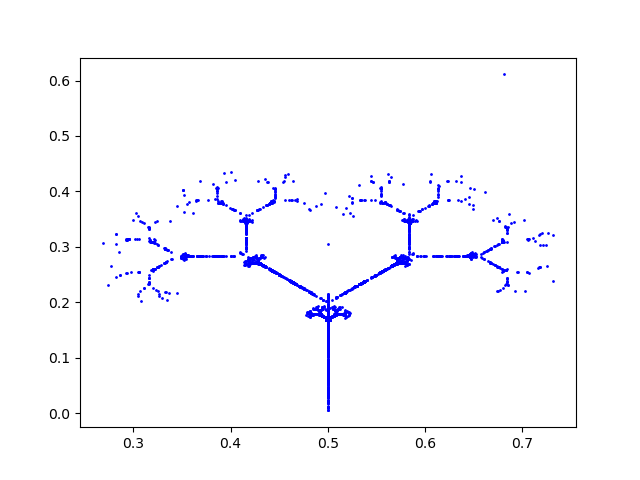

Write Python code to recreate this figure.
#! /usr/bin/env python3
#
def tree_chaos_test ( ):

#*****************************************************************************80
#
## tree_chaos_test() tests tree_chaos().
#
#  Licensing:
#
#    This code is distributed under the MIT license. 
#
#  Modified:
#
#    19 August 2025
#
#  Author:
#
#    John Burkardt
#
  import numpy as np
  import platform

  print ( '' )
  print ( 'tree_chaos_test():' )
  print ( '  python version: ' + platform.python_version ( ) )
  print ( '  numpy version:  ' + np.version.version )
  print ( '  tree_chaos() uses an iterated map to plot a tree.' )

  n = 5000
  print ( '  Apply the iteration map', n, 'times.' )
  tree_chaos ( n )
#
#  Terminate.
#
  print ( '' )
  print ( 'tree_chaos_test():' )
  print ( '  Normal end of execution.' )

  return

def tree_chaos ( n ):

#*****************************************************************************80
#
## tree_chaos() draws a tree using an iterated function system.
#
#  Licensing:
#
#    This code is distributed under the MIT license. 
#
#  Modified:
#
#    19 August 2025
#
#  Author:
#
#    John Burkardt.
#
#  Reference:
#
#    Scott Bailey, Theodore Kim, Robert Strichartz,
#    Inside the Levy dragon,
#    American Mathematical Monthly,
#    Volume 109, Number 8, October 2002, pages 689-703.
#
#    Michael Barnsley, Alan Sloan,
#    A Better Way to Compress Images,
#    Byte Magazine,
#    Volume 13, Number 1, January 1988, pages 215-224.
#
#    Michael Barnsley,
#    Fractals Everywhere,
#    Academic Press, 1988,
#    ISBN: 0120790696,
#    LC: QA614.86.B37.
#
#    Michael Barnsley, Lyman Hurd,
#    Fractal Image Compression,
#    Peters, 1993,
#    ISBN: 1568810008,
#    LC: TA1632.B353
#
#    Alexander Dewdney,
#    Mathematical Recreations,
#    Scientific American,
#    Volume 262, Number 5, May 1990, pages 126-129.
#
#    Bernt Wahl, Peter VanRoy, Michael Larsen, Eric Kampman,
#    Exploring Fractals on the Mac,
#    Addison Wesley, 1995,
#    ISBN: 0201626306,
#    LC: QA614.86.W34.
#
#  Input:
#
#    integer n: the number of iterations.
#
  import matplotlib.pyplot as plt
  import numpy as np

  plt.clf ( )
#
#  Define the linear maps.
#
  A0 = np.array ( [ \
    [  0.000,  0.000 ], \
    [  0.000,  0.500 ] ] )

  A1 = np.array ( [ \
    [  0.100,  0.000 ], \
    [  0.000,  0.100 ] ] )

  A2 = np.array ( [ \
    [  0.420, -0.420 ], \
    [  0.420,  0.420 ] ] )

  A3 = np.array ( [ \
    [  0.420,  0.420 ], \
    [ -0.420,  0.420 ] ] )
#
#  Define the translations.
#
  b0 = np.array ( [ 0.500,  0.000 ] )
  b1 = np.array ( [ 0.450,  0.150 ] )
  b2 = np.array ( [ 0.290, -0.010 ] )
  b3 = np.array ( [ 0.290,  0.410 ] )
#
#  Random starting point in the unit square.
#
  x = np.random.random ( size = 2 )
#
#  Iterate the map n times.
#
  for _ in range ( n ):
    j = np.random.choice ( [ 0, 1, 2, 3 ] )
    if ( j == 0 ):
      x = np.dot ( A0, x ) + b0
    elif ( j == 1 ):
      x = np.dot ( A1, x ) + b1
    elif ( j == 2 ):
      x = np.dot ( A2, x ) + b2
    elif ( j == 3 ):
      x = np.dot ( A3, x ) + b3
    plt.plot ( x[0], x[1], 'bo', markersize = 1 )

  filename = 'tree_chaos.png'
  plt.savefig ( filename )
  print ( '  Graphics saved as "' + filename + '"' )
  plt.close ( )

  return

def timestamp ( ):

#*****************************************************************************80
#
## timestamp() prints the date as a timestamp.
#
#  Licensing:
#
#    This code is distributed under the MIT license. 
#
#  Modified:
#
#    21 August 2019
#
#  Author:
#
#    John Burkardt
#
  import time

  t = time.time ( )
  print ( time.ctime ( t ) )

  return

if ( __name__ == '__main__' ):
  timestamp ( )
  tree_chaos_test ( )
  timestamp ( )
